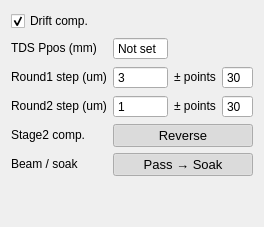
              <widget class="QWidget" name="peakSearchTab">
               <attribute name="title">
                <string>Peak search</string>
               </attribute>
               <layout class="QGridLayout" name="psGrid" columnstretch="0,1,0,1">
                <item row="0" column="0" colspan="2">
                 <widget class="QCheckBox" name="driftComp">
                  <property name="sizePolicy">
                   <sizepolicy hsizetype="Expanding" vsizetype="Fixed">
                    <horstretch>0</horstretch>
                    <verstretch>0</verstretch>
                   </sizepolicy>
                  </property>
                  <property name="toolTip">
                   <string>&lt;html&gt;&lt;head/&gt;&lt;body&gt;&lt;p&gt;&lt;span style=&quot; font-weight:700;&quot;&gt;Temperature drift compensation&lt;/span&gt;&lt;/p&gt;&lt;p&gt;Ticked: in every temperature scan (ScanT ticked, iTC connected, temperature points in the list), at each temperature point the stage1 THz peak is searched around TDS Ppos. Its shift Δ = new peak - TDS Ppos is added to iPos1, and to iPos2 with the direction set below, so the pump-THz delay stays the same at every temperature. Works the same in every scan mode.&lt;/p&gt;&lt;p&gt;Unticked: no search and no compensation. Scans without a temperature change are never compensated.&lt;/p&gt;&lt;/body&gt;&lt;/html&gt;</string>
                  </property>
                  <property name="text">
                   <string>Drift comp.</string>
                  </property>
                  <property name="checked">
                   <bool>true</bool>
                  </property>
                  <property name="mytype" stdset="0">
                   <string>checkbox</string>
                  </property>
                 </widget>
                </item>
                <item row="1" column="0">
                 <widget class="QLabel" name="psLabel_Ppos">
                  <property name="sizePolicy">
                   <sizepolicy hsizetype="Preferred" vsizetype="Fixed">
                    <horstretch>0</horstretch>
                    <verstretch>0</verstretch>
                   </sizepolicy>
                  </property>
                  <property name="toolTip">
                   <string>&lt;html&gt;&lt;head/&gt;&lt;body&gt;&lt;p&gt;&lt;span style=&quot; font-weight:700;&quot;&gt;TDS Ppos - stage1 THz peak position (mm)&lt;/span&gt;&lt;/p&gt;&lt;p&gt;The stage1 position of the THz peak that belongs to the current iPos1 / iPos2. Enter it by hand after optimising the TDS; every successful search then updates it.&lt;/p&gt;&lt;p&gt;Not set: a compensated temperature scan will not start. The value is not kept after the program is closed.&lt;/p&gt;&lt;/body&gt;&lt;/html&gt;</string>
                  </property>
                  <property name="text">
                   <string>TDS Ppos (mm)</string>
                  </property>
                  <property name="mytype" stdset="0">
                   <string>label</string>
                  </property>
                 </widget>
                </item>
                <item row="1" column="1">
                 <widget class="QDoubleSpinBox" name="TDS_Ppos">
                  <property name="sizePolicy">
                   <sizepolicy hsizetype="Expanding" vsizetype="Fixed">
                    <horstretch>0</horstretch>
                    <verstretch>0</verstretch>
                   </sizepolicy>
                  </property>
                  <property name="toolTip">
                   <string>&lt;html&gt;&lt;head/&gt;&lt;body&gt;&lt;p&gt;&lt;span style=&quot; font-weight:700;&quot;&gt;TDS Ppos - stage1 THz peak position (mm)&lt;/span&gt;&lt;/p&gt;&lt;p&gt;The stage1 position of the THz peak that belongs to the current iPos1 / iPos2. Enter it by hand after optimising the TDS; every successful search then updates it.&lt;/p&gt;&lt;p&gt;Not set: a compensated temperature scan will not start. The value is not kept after the program is closed.&lt;/p&gt;&lt;/body&gt;&lt;/html&gt;</string>
                  </property>
                  <property name="buttonSymbols">
                   <enum>QAbstractSpinBox::ButtonSymbols::NoButtons</enum>
                  </property>
                  <property name="specialValueText">
                   <string>Not set</string>
                  </property>
                  <property name="decimals">
                   <number>3</number>
                  </property>
                  <property name="minimum">
                   <double>-1.000000000000000</double>
                  </property>
                  <property name="maximum">
                   <double>220.000000000000000</double>
                  </property>
                  <property name="value">
                   <double>-1.000000000000000</double>
                  </property>
                 </widget>
                </item>
                <item row="2" column="0">
                 <widget class="QLabel" name="psLabel_R1">
                  <property name="sizePolicy">
                   <sizepolicy hsizetype="Preferred" vsizetype="Fixed">
                    <horstretch>0</horstretch>
                    <verstretch>0</verstretch>
                   </sizepolicy>
                  </property>
                  <property name="toolTip">
                   <string>&lt;html&gt;&lt;head/&gt;&lt;body&gt;&lt;p&gt;&lt;span style=&quot; font-weight:700;&quot;&gt;Round 1 - coarse search&lt;/span&gt;&lt;/p&gt;&lt;p&gt;Step (um) and number of points on each side of TDS Ppos. Default 3 um x ±30 covers ±90 um.&lt;/p&gt;&lt;p&gt;Keep the step below the width of the THz peak, or the search can step over it. A maximum on the edge of this window counts as a failed search (the peak may have left the window).&lt;/p&gt;&lt;/body&gt;&lt;/html&gt;</string>
                  </property>
                  <property name="text">
                   <string>Round1 step (um)</string>
                  </property>
                  <property name="mytype" stdset="0">
                   <string>label</string>
                  </property>
                 </widget>
                </item>
                <item row="2" column="1">
                 <widget class="QSpinBox" name="R1_step">
                  <property name="sizePolicy">
                   <sizepolicy hsizetype="Expanding" vsizetype="Fixed">
                    <horstretch>0</horstretch>
                    <verstretch>0</verstretch>
                   </sizepolicy>
                  </property>
                  <property name="toolTip">
                   <string>&lt;html&gt;&lt;head/&gt;&lt;body&gt;&lt;p&gt;&lt;span style=&quot; font-weight:700;&quot;&gt;Round 1 - coarse search&lt;/span&gt;&lt;/p&gt;&lt;p&gt;Step (um) and number of points on each side of TDS Ppos. Default 3 um x ±30 covers ±90 um.&lt;/p&gt;&lt;p&gt;Keep the step below the width of the THz peak, or the search can step over it. A maximum on the edge of this window counts as a failed search (the peak may have left the window).&lt;/p&gt;&lt;/body&gt;&lt;/html&gt;</string>
                  </property>
                  <property name="buttonSymbols">
                   <enum>QAbstractSpinBox::ButtonSymbols::NoButtons</enum>
                  </property>
                  <property name="minimum">
                   <number>1</number>
                  </property>
                  <property name="maximum">
                   <number>1000</number>
                  </property>
                  <property name="value">
                   <number>3</number>
                  </property>
                 </widget>
                </item>
                <item row="2" column="2">
                 <widget class="QLabel" name="psLabel_R1pts">
                  <property name="sizePolicy">
                   <sizepolicy hsizetype="Preferred" vsizetype="Fixed">
                    <horstretch>0</horstretch>
                    <verstretch>0</verstretch>
                   </sizepolicy>
                  </property>
                  <property name="toolTip">
                   <string>&lt;html&gt;&lt;head/&gt;&lt;body&gt;&lt;p&gt;&lt;span style=&quot; font-weight:700;&quot;&gt;Round 1 - coarse search&lt;/span&gt;&lt;/p&gt;&lt;p&gt;Step (um) and number of points on each side of TDS Ppos. Default 3 um x ±30 covers ±90 um.&lt;/p&gt;&lt;p&gt;Keep the step below the width of the THz peak, or the search can step over it. A maximum on the edge of this window counts as a failed search (the peak may have left the window).&lt;/p&gt;&lt;/body&gt;&lt;/html&gt;</string>
                  </property>
                  <property name="text">
                   <string>± points</string>
                  </property>
                  <property name="mytype" stdset="0">
                   <string>label</string>
                  </property>
                 </widget>
                </item>
                <item row="2" column="3">
                 <widget class="QSpinBox" name="R1_pts">
                  <property name="sizePolicy">
                   <sizepolicy hsizetype="Expanding" vsizetype="Fixed">
                    <horstretch>0</horstretch>
                    <verstretch>0</verstretch>
                   </sizepolicy>
                  </property>
                  <property name="toolTip">
                   <string>&lt;html&gt;&lt;head/&gt;&lt;body&gt;&lt;p&gt;&lt;span style=&quot; font-weight:700;&quot;&gt;Round 1 - coarse search&lt;/span&gt;&lt;/p&gt;&lt;p&gt;Step (um) and number of points on each side of TDS Ppos. Default 3 um x ±30 covers ±90 um.&lt;/p&gt;&lt;p&gt;Keep the step below the width of the THz peak, or the search can step over it. A maximum on the edge of this window counts as a failed search (the peak may have left the window).&lt;/p&gt;&lt;/body&gt;&lt;/html&gt;</string>
                  </property>
                  <property name="buttonSymbols">
                   <enum>QAbstractSpinBox::ButtonSymbols::NoButtons</enum>
                  </property>
                  <property name="minimum">
                   <number>1</number>
                  </property>
                  <property name="maximum">
                   <number>500</number>
                  </property>
                  <property name="value">
                   <number>30</number>
                  </property>
                 </widget>
                </item>
                <item row="3" column="0">
                 <widget class="QLabel" name="psLabel_R2">
                  <property name="sizePolicy">
                   <sizepolicy hsizetype="Preferred" vsizetype="Fixed">
                    <horstretch>0</horstretch>
                    <verstretch>0</verstretch>
                   </sizepolicy>
                  </property>
                  <property name="toolTip">
                   <string>&lt;html&gt;&lt;head/&gt;&lt;body&gt;&lt;p&gt;&lt;span style=&quot; font-weight:700;&quot;&gt;Round 2 - fine search&lt;/span&gt;&lt;/p&gt;&lt;p&gt;Step (um) and number of points on each side of the Round 1 result. Default 1 um x ±30.&lt;/p&gt;&lt;/body&gt;&lt;/html&gt;</string>
                  </property>
                  <property name="text">
                   <string>Round2 step (um)</string>
                  </property>
                  <property name="mytype" stdset="0">
                   <string>label</string>
                  </property>
                 </widget>
                </item>
                <item row="3" column="1">
                 <widget class="QSpinBox" name="R2_step">
                  <property name="sizePolicy">
                   <sizepolicy hsizetype="Expanding" vsizetype="Fixed">
                    <horstretch>0</horstretch>
                    <verstretch>0</verstretch>
                   </sizepolicy>
                  </property>
                  <property name="toolTip">
                   <string>&lt;html&gt;&lt;head/&gt;&lt;body&gt;&lt;p&gt;&lt;span style=&quot; font-weight:700;&quot;&gt;Round 2 - fine search&lt;/span&gt;&lt;/p&gt;&lt;p&gt;Step (um) and number of points on each side of the Round 1 result. Default 1 um x ±30.&lt;/p&gt;&lt;/body&gt;&lt;/html&gt;</string>
                  </property>
                  <property name="buttonSymbols">
                   <enum>QAbstractSpinBox::ButtonSymbols::NoButtons</enum>
                  </property>
                  <property name="minimum">
                   <number>1</number>
                  </property>
                  <property name="maximum">
                   <number>1000</number>
                  </property>
                  <property name="value">
                   <number>1</number>
                  </property>
                 </widget>
                </item>
                <item row="3" column="2">
                 <widget class="QLabel" name="psLabel_R2pts">
                  <property name="sizePolicy">
                   <sizepolicy hsizetype="Preferred" vsizetype="Fixed">
                    <horstretch>0</horstretch>
                    <verstretch>0</verstretch>
                   </sizepolicy>
                  </property>
                  <property name="toolTip">
                   <string>&lt;html&gt;&lt;head/&gt;&lt;body&gt;&lt;p&gt;&lt;span style=&quot; font-weight:700;&quot;&gt;Round 2 - fine search&lt;/span&gt;&lt;/p&gt;&lt;p&gt;Step (um) and number of points on each side of the Round 1 result. Default 1 um x ±30.&lt;/p&gt;&lt;/body&gt;&lt;/html&gt;</string>
                  </property>
                  <property name="text">
                   <string>± points</string>
                  </property>
                  <property name="mytype" stdset="0">
                   <string>label</string>
                  </property>
                 </widget>
                </item>
                <item row="3" column="3">
                 <widget class="QSpinBox" name="R2_pts">
                  <property name="sizePolicy">
                   <sizepolicy hsizetype="Expanding" vsizetype="Fixed">
                    <horstretch>0</horstretch>
                    <verstretch>0</verstretch>
                   </sizepolicy>
                  </property>
                  <property name="toolTip">
                   <string>&lt;html&gt;&lt;head/&gt;&lt;body&gt;&lt;p&gt;&lt;span style=&quot; font-weight:700;&quot;&gt;Round 2 - fine search&lt;/span&gt;&lt;/p&gt;&lt;p&gt;Step (um) and number of points on each side of the Round 1 result. Default 1 um x ±30.&lt;/p&gt;&lt;/body&gt;&lt;/html&gt;</string>
                  </property>
                  <property name="buttonSymbols">
                   <enum>QAbstractSpinBox::ButtonSymbols::NoButtons</enum>
                  </property>
                  <property name="minimum">
                   <number>1</number>
                  </property>
                  <property name="maximum">
                   <number>500</number>
                  </property>
                  <property name="value">
                   <number>30</number>
                  </property>
                 </widget>
                </item>
                <item row="4" column="0">
                 <widget class="QLabel" name="psLabel_dir">
                  <property name="sizePolicy">
                   <sizepolicy hsizetype="Preferred" vsizetype="Fixed">
                    <horstretch>0</horstretch>
                    <verstretch>0</verstretch>
                   </sizepolicy>
                  </property>
                  <property name="toolTip">
                   <string>&lt;html&gt;&lt;head/&gt;&lt;body&gt;&lt;p&gt;&lt;span style=&quot; font-weight:700;&quot;&gt;Stage2 compensation direction&lt;/span&gt;&lt;/p&gt;&lt;p&gt;Reverse: stage2 moves opposite to the stage1 peak shift, iPos2 = iPos2 - Δ (this setup: stage2 is mounted in reverse).&lt;/p&gt;&lt;p&gt;Forward: iPos2 = iPos2 + Δ.&lt;/p&gt;&lt;/body&gt;&lt;/html&gt;</string>
                  </property>
                  <property name="text">
                   <string>Stage2 comp.</string>
                  </property>
                  <property name="mytype" stdset="0">
                   <string>label</string>
                  </property>
                 </widget>
                </item>
                <item row="4" column="1" colspan="3">
                 <widget class="QPushButton" name="stage2CompDir">
                  <property name="sizePolicy">
                   <sizepolicy hsizetype="Expanding" vsizetype="Fixed">
                    <horstretch>0</horstretch>
                    <verstretch>0</verstretch>
                   </sizepolicy>
                  </property>
                  <property name="maximumSize">
                   <size>
                    <width>16777215</width>
                    <height>32</height>
                   </size>
                  </property>
                  <property name="font">
                   <font>
                    <pointsize>10</pointsize>
                   </font>
                  </property>
                  <property name="toolTip">
                   <string>&lt;html&gt;&lt;head/&gt;&lt;body&gt;&lt;p&gt;&lt;span style=&quot; font-weight:700;&quot;&gt;Stage2 compensation direction&lt;/span&gt;&lt;/p&gt;&lt;p&gt;Reverse: stage2 moves opposite to the stage1 peak shift, iPos2 = iPos2 - Δ (this setup: stage2 is mounted in reverse).&lt;/p&gt;&lt;p&gt;Forward: iPos2 = iPos2 + Δ.&lt;/p&gt;&lt;/body&gt;&lt;/html&gt;</string>
                  </property>
                  <property name="text">
                   <string>Reverse</string>
                  </property>
                  <property name="checkable">
                   <bool>true</bool>
                  </property>
                  <property name="checked">
                   <bool>true</bool>
                  </property>
                  <property name="mytype" stdset="0">
                   <string>checkable_button</string>
                  </property>
                 </widget>
                </item>
                <item row="5" column="0">
                 <widget class="QLabel" name="psLabel_pass">
                  <property name="sizePolicy">
                   <sizepolicy hsizetype="Preferred" vsizetype="Fixed">
                    <horstretch>0</horstretch>
                    <verstretch>0</verstretch>
                   </sizepolicy>
                  </property>
                  <property name="toolTip">
                   <string>&lt;html&gt;&lt;head/&gt;&lt;body&gt;&lt;p&gt;&lt;span style=&quot; font-weight:700;&quot;&gt;Beam / soak order (AutoBlock only)&lt;/span&gt;&lt;/p&gt;&lt;p&gt;Pass → Soak (default): the beam is let through as soon as the temperature is stable, so the sample soak also absorbs the heating by the pump beam before the peak search.&lt;/p&gt;&lt;p&gt;Soak → Pass: the beam stays blocked through the soak and is let through just before the peak search - for samples that change under light.&lt;/p&gt;&lt;p&gt;Only used when AutoBlock is on in a temperature scan.&lt;/p&gt;&lt;/body&gt;&lt;/html&gt;</string>
                  </property>
                  <property name="text">
                   <string>Beam / soak</string>
                  </property>
                  <property name="mytype" stdset="0">
                   <string>label</string>
                  </property>
                 </widget>
                </item>
                <item row="5" column="1" colspan="3">
                 <widget class="QPushButton" name="passOrder">
                  <property name="sizePolicy">
                   <sizepolicy hsizetype="Expanding" vsizetype="Fixed">
                    <horstretch>0</horstretch>
                    <verstretch>0</verstretch>
                   </sizepolicy>
                  </property>
                  <property name="maximumSize">
                   <size>
                    <width>16777215</width>
                    <height>32</height>
                   </size>
                  </property>
                  <property name="font">
                   <font>
                    <pointsize>10</pointsize>
                   </font>
                  </property>
                  <property name="toolTip">
                   <string>&lt;html&gt;&lt;head/&gt;&lt;body&gt;&lt;p&gt;&lt;span style=&quot; font-weight:700;&quot;&gt;Beam / soak order (AutoBlock only)&lt;/span&gt;&lt;/p&gt;&lt;p&gt;Pass → Soak (default): the beam is let through as soon as the temperature is stable, so the sample soak also absorbs the heating by the pump beam before the peak search.&lt;/p&gt;&lt;p&gt;Soak → Pass: the beam stays blocked through the soak and is let through just before the peak search - for samples that change under light.&lt;/p&gt;&lt;p&gt;Only used when AutoBlock is on in a temperature scan.&lt;/p&gt;&lt;/body&gt;&lt;/html&gt;</string>
                  </property>
                  <property name="text">
                   <string>Pass → Soak</string>
                  </property>
                  <property name="checkable">
                   <bool>true</bool>
                  </property>
                  <property name="checked">
                   <bool>true</bool>
                  </property>
                  <property name="mytype" stdset="0">
                   <string>checkable_button</string>
                  </property>
                 </widget>
                </item>
                <item row="6" column="0">
                 <spacer name="psVSpacer">
                  <property name="orientation">
                   <enum>Qt::Orientation::Vertical</enum>
                  </property>
                  <property name="sizeHint" stdset="0">
                   <size>
                    <width>20</width>
                    <height>40</height>
                   </size>
                  </property>
                 </spacer>
                </item>
               </layout>
              </widget>
